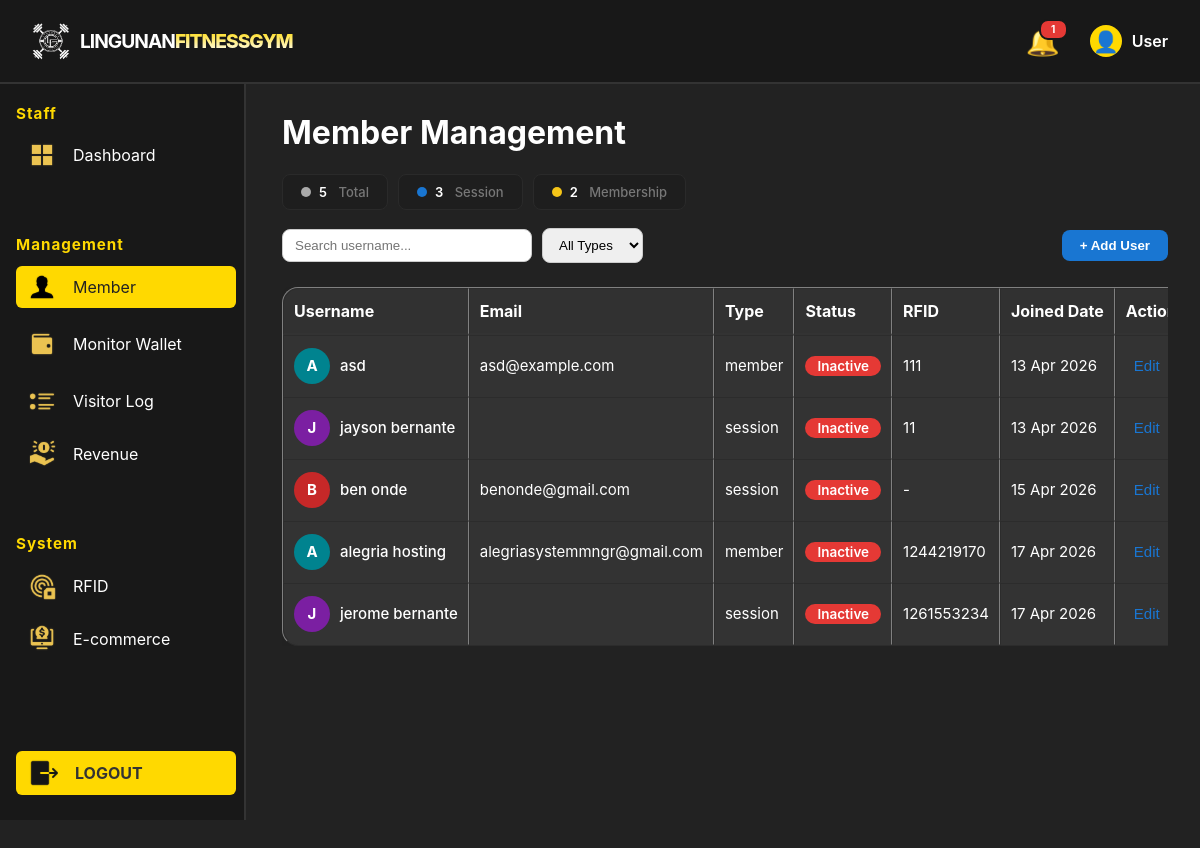
/public/client/staff/management/member.php, run on the app's committed database.
### tables this page shows
CREATE TABLE `members` (
  `id` int(10) unsigned NOT NULL AUTO_INCREMENT,
  `user_id` int(10) unsigned DEFAULT NULL,
  `first_name` varchar(50) NOT NULL,
  `last_name` varchar(50) NOT NULL,
  `phone` varchar(20) DEFAULT NULL,
  `address` varchar(255) DEFAULT NULL,
  `type` varchar(50) DEFAULT NULL,
  `membership_start` date DEFAULT NULL,
  `membership_end` date DEFAULT NULL,
  `password` varchar(255) NOT NULL,
  `username` varchar(50) NOT NULL,
  `gmail` varchar(100) NOT NULL,
  `RFID` varchar(50) DEFAULT NULL,
  `Joined_Date` date DEFAULT curdate(),
  `credit` decimal(10,2) DEFAULT 0.00,
  `plan_months` int(11) DEFAULT NULL,
  `membership_expiry` date DEFAULT NULL,
  PRIMARY KEY (`id`),
  KEY `user_id` (`user_id`),
  CONSTRAINT `members_ibfk_1` FOREIGN KEY (`user_id`) REFERENCES `users` (`id`) ON DELETE SET NULL ON UPDATE CASCADE
);

### public/client/staff/management/member.php (the view, shortened to what this page needs)
<?php
require_once '../../../../app/config/connection.php';
try { $pdo->exec("ALTER TABLE members ADD COLUMN plan_months INT DEFAULT NULL"); } catch(Exception $e) {}
try { $pdo->exec("ALTER TABLE members ADD COLUMN membership_expiry DATE DEFAULT NULL"); } catch(Exception $e) {}
try { $pdo->exec("CREATE TABLE IF NOT EXISTS blocked_rfids (id INT AUTO_INCREMENT PRIMARY KEY, rfid VARCHAR(100) NOT NULL, member_id INT DEFAULT NULL, blocked_at DATETIME DEFAULT NOW(), reason VARCHAR(100) DEFAULT 'lost')"); } catch(Exception $e) {}
include '../../../../component/admin_header.php';
include '../../../../component/staff_sidebar.php';
?>
<!DOCTYPE html>
<html lang="en">
<head>
    <link href="../../../../assets/css/toastednotif.css" rel="stylesheet">
    <link href="../../../../assets/css/admin_header.css" rel="stylesheet">
    <link href="../../../../assets/css/admin_sidebar.css" rel="stylesheet">
    <link href="../../../../assets/css/admin.css" rel="stylesheet">
</head>
<body>
    <div class="Member-content">
        <h1>Member Management</h1>
        <?php
try {
    $countStmt = $pdo->query("SELECT type, COUNT(*) as cnt FROM members GROUP BY type");
    $countRows = $countStmt->fetchAll();
    $countTotal = 0; $countSession = 0; $countMembership = 0;
    foreach ($countRows as $cr) {
        $countTotal += intval($cr['cnt']);
        if ($cr['type'] === 'session') $countSession = intval($cr['cnt']);
        if ($cr['type'] === 'member')  $countMembership = intval($cr['cnt']);
    }
} catch(Exception $e) { $countTotal = $countSession = $countMembership = 0; }
?>
        <div class="member-stats" id="memberStats">
            <div class="ms-chip"><span class="ms-dot total"></span><span class="ms-num" id="statTotal"><?= $countTotal ?></span><span class="ms-lbl">&nbsp;Total</span></div>
            <div class="ms-chip"><span class="ms-dot session"></span><span class="ms-num" id="statSession"><?= $countSession ?></span><span class="ms-lbl">&nbsp;Session</span></div>
            <div class="ms-chip"><span class="ms-dot membership"></span><span class="ms-num" id="statMembership"><?= $countMembership ?></span><span class="ms-lbl">&nbsp;Membership</span></div>
        </div>
        <?php
try {
    $query = "SELECT * FROM members WHERE 1";
    $params = [];
    $stmt = $pdo->prepare($query);
    $stmt->execute($params);
    $members = $stmt->fetchAll();
} catch (Exception $e) {
    echo '<div style="color:red">Error fetching members: ' . htmlspecialchars($e->getMessage()) . '</div>';
    $members = [];
}
?>
        <div style="margin-bottom:15px; display:flex; gap:10px; flex-wrap:wrap; align-items:center;">
    <input type="text" id="searchUsername" placeholder="Search username..."
        style="padding:8px 12px;border-radius:8px;border:1px solid #ccc;width:250px;">
    <select id="typeFilter" style="padding:8px 12px;border-radius:8px;border:1px solid #ccc;">
        <option value="">All Types</option>
    </select>
    <div style="margin-left:auto; display:flex; gap:8px;">
        <button type="button" id="addUserBtn" style="padding:8px 18px; border-radius:8px; border:none; background:#1976d2; color:#fff; font-weight:600; cursor:pointer;">+ Add User</button>
    </div>
</div>
        <div class="table-wrapper" style="margin-top: 24px;">
            <table class="admin-table" border="1" cellpadding="8" cellspacing="0" style="width:100%; background:#333;">
                <thead>
                    <tr>
                        <th>Username</th>
                        <th>Email</th>
                        <th>Type</th>
                        <th>Status</th>
                        <th>RFID</th>
                        <th>Joined Date</th>
                        <th>Actions</th>
                    </tr>
                </thead>
                <tbody>
                <?php if (empty($members)): ?>
                    <tr><td colspan="7" style="text-align: center;" >No members found.</td></tr>
                <?php else: ?>
                    <?php foreach ($members as $member): ?>
                        <?php
                            $username = trim($member['first_name'] . ' ' . $member['last_name']);
                            $status = ($member['type'] === 'active')
                                ? '<span class="badge-status badge-active">Active</span>'
                                : '<span class="badge-status badge-inactive">Inactive</span>';
                            $joined = $member['Joined_Date'] ? date('d M Y', strtotime($member['Joined_Date'])) : '-';
                            $avatarColors = ['#1976d2','#e53935','#388e3c','#f57c00','#7b1fa2','#00838f','#c62828','#2e7d32','#1565c0','#6a1b9a'];
                            $firstLetter = strtoupper(substr($member['first_name'], 0, 1)) ?: '?';
                            $avatarColor = $avatarColors[ord($firstLetter) % count($avatarColors)];
                        ?>
                        <tr>
                            <td data-label="Username">
                                <div class="user-cell">
                                    <div class="user-avatar" style="background:<?= $avatarColor ?>"><?= htmlspecialchars($firstLetter) ?></div>
                                    <span class="user-name-text"><?= htmlspecialchars($username) ?></span>
                                </div>
                            </td>
                            <td data-label="Email"><?= htmlspecialchars($member['gmail']) ?></td>
                            <td data-label="Type"><?= htmlspecialchars($member['type']) ?></td>
                            <td data-label="Status"><?= $status ?></td>
                            <td data-label="RFID"><?= htmlspecialchars($member['RFID'] ?? '-') ?></td>
                            <td data-label="Joined Date"><?= htmlspecialchars($joined) ?></td>
                            <td data-label="Actions">
                                <button type="button" class="action-btn btn-edit-member"
                                    data-id="<?= $member['id'] ?>"
                                    data-first="<?= htmlspecialchars($member['first_name'], ENT_QUOTES) ?>"
                                    data-last="<?= htmlspecialchars($member['last_name'], ENT_QUOTES) ?>"
                                    data-gmail="<?= htmlspecialchars($member['gmail'] ?? '', ENT_QUOTES) ?>"
                                    data-phone="<?= htmlspecialchars($member['phone'] ?? '', ENT_QUOTES) ?>"
                                    data-address="<?= htmlspecialchars($member['address'] ?? '', ENT_QUOTES) ?>"
                                    data-rfid="<?= htmlspecialchars($member['RFID'] ?? '', ENT_QUOTES) ?>"
                                    data-type="<?= htmlspecialchars($member['type'], ENT_QUOTES) ?>">Edit</button>
                            </td>
                        </tr>
                    <?php endforeach; ?>
                <?php endif; ?>
                </tbody>
                </table>
        </div>
    </div>
</body>
</html>

### assets/css/admin.css (style rules this page uses)
body { margin: 0; font-family: 'Inter', sans-serif; background: #222; color: #fff; }

### public/client/staff/management/member.php (style rules this page uses)
.Member-content { margin-left: 250px; margin-top: 60px; padding: 2rem; min-height: calc(100vh - 60px); background: #222; }
.admin-table { border-collapse: separate; border-spacing: 0; width: 100%; background: rgba(0,0,0,0.04); font-family: 'Inter', Arial, sans-serif; box-shadow: 0 2px 8px rgba(0,0,0,0.04); border-radius: 16px; overflow: hidden; }
.admin-table thead th:first-child { border-top-left-radius: 16px; }
.admin-table thead th:last-child { border-top-right-radius: 16px; }
.admin-table tbody tr:last-child td:first-child { border-bottom-left-radius: 16px; }
.admin-table tbody tr:last-child td:last-child { border-bottom-right-radius: 16px; }
.admin-table th, .admin-table td { padding: 12px 10px; text-align: left; overflow: hidden; white-space: nowrap; text-overflow: ellipsis; }
.admin-table th { background: rgba(0,0,0,0.04); font-weight: 700; color: #fff; border-bottom: 2px solid #333; }
.admin-table tr { transition: background 0.2s; }
.admin-table td { border-bottom: 1px solid #333; font-size: 15px; }
.badge-status { display: inline-block; padding: 2px 12px; border-radius: 12px; font-size: 90%; font-weight: 600; color: #fff; }
.badge-inactive { background: #e53935; }
.action-btn { background: none; border: none; color: #1976d2; cursor: pointer; padding: 0 8px; font-size: 15px; transition: color 0.2s; }
.admin-table th:nth-child(1) { width:18%; }
.admin-table th:nth-child(2) { width:20%; }
.admin-table th:nth-child(3) { width:9%; }
.admin-table th:nth-child(4) { width:10%; }
.admin-table th:nth-child(5) { width:12%; }
.admin-table th:nth-child(6) { width:12%; }
.admin-table th:nth-child(7) { width:auto; }
.admin-table th:nth-child(6) { width:15%; }
.table-wrapper { overflow-x: auto; width: 100%; }
.user-cell { display: flex; align-items: center; gap: 10px; }
.user-avatar { width: 36px; height: 36px; border-radius: 50%; display: flex; align-items: center; justify-content: center; font-size: 15px; font-weight: 700; color: #fff; flex-shrink: 0; text-transform: uppercase; }
.user-name-text { font-weight: 500; color: #fff; }
.member-stats { display:flex; gap:10px; flex-wrap:wrap; margin-bottom:18px; }
.ms-chip { display:flex; align-items:center; gap:8px; background:#1e1e1e; border-radius:8px; padding:9px 18px; font-size:13px; font-weight:600; border:1px solid #2a2a2a; }
.ms-dot { width:10px; height:10px; border-radius:50%; display:inline-block; flex-shrink:0; }
.ms-dot.total { background:#aaa; }
.ms-dot.session { background:#1976d2; }
.ms-dot.membership { background:#f5c518; }
.ms-num { color:#fff; }
.ms-lbl { color:#777; font-weight:500; }

### data on the page
members: first_name "A", first_name "asd", gmail "asd@example.com", type "member", shows "Inactive", RFID "111", Joined_Date "13 Apr 2026"
members: first_name "J", username "jayson bernante", type "session", shows "Inactive", RFID "11", Joined_Date "13 Apr 2026"
members: first_name "B", username "ben onde", gmail "benonde@gmail.com", type "session", shows "Inactive", RFID "-", Joined_Date "15 Apr 2026"
members: first_name "A", username "alegria hosting", gmail "alegriasystemmngr@gmail.com", type "member", shows "Inactive", RFID "1244219170", Joined_Date "17 Apr 2026"
members: first_name "J", username "jerome bernante", type "session", shows "Inactive", RFID "1261553234", Joined_Date "17 Apr 2026"

### other printed values
$_notifCount "1"
$_displayName "User"
$countTotal "5"
$countSession "3"
$countMembership "2"
